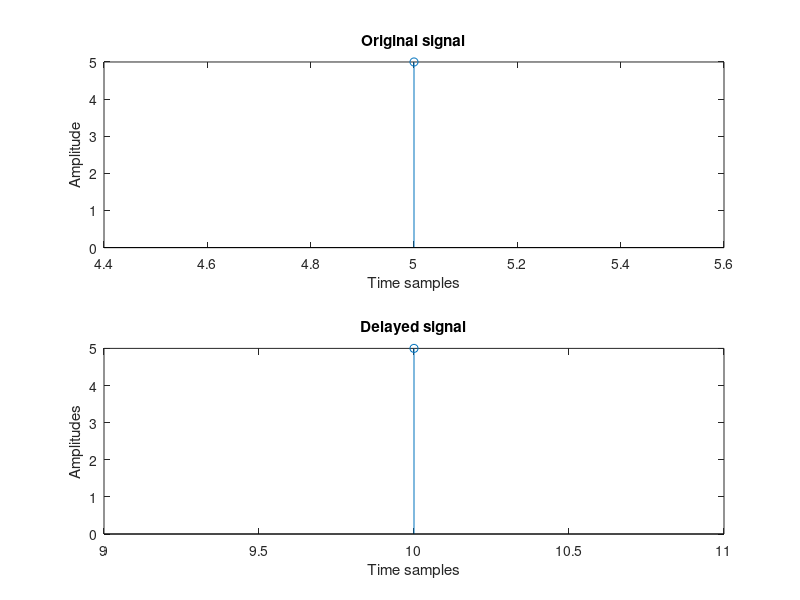

Here is the MATLAB script that generated this plot:
clc;
clear all;
close all;

x = input('Enter dts signals : ')
n = input('Sample range: ');
n1 = input('Enter Delay amount: ');
%x = [-2 0 1 -3 2 -1 3]; sample signals
subplot(2,1,1);
stem(n,x);%n and x er value gula k x,y format a auto niye nibe
xlabel('Time samples');
ylabel('Amplitude');
title('Original signal');

m = n+n1;%time delay/right shift korlam
subplot(2,1,2);
stem(m,x);
xlabel('Time samples');
ylabel('Amplitudes');
title('Delayed signal');